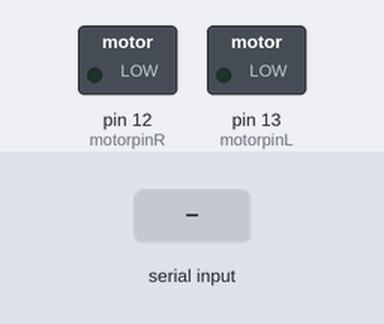
Simulated run of this sketch. Board: Arduino Uno, built with avr-gcc and run on an emulated ATmega328P. On the bench: switched loads named in the sketch (green lamp = pin HIGH). The inputs (shaded band) are chosen by the test bench.

Above: at 1.2 s.
1.3 s: "0" received over Serial
At 1.9 s:
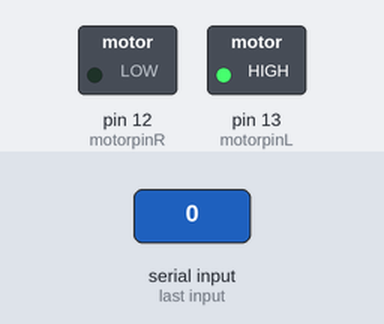
2.8 s: "1" received over Serial
At 4.0 s:
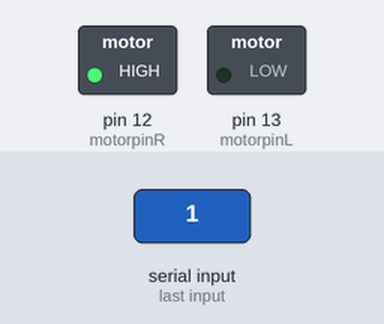
4.3 s: "2" received over Serial
At 5.4 s:
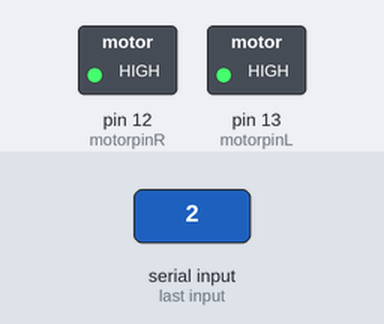
5.8 s: "3" received over Serial
At 6.5 s:
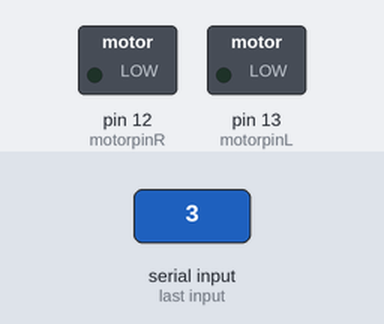
Timing chart, 0 to 8.3 s (numbered marks = the images above; inputs shaded):
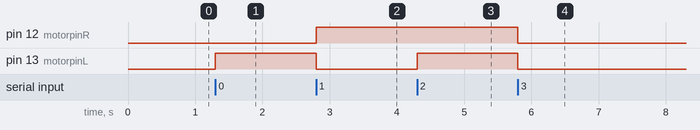

The sketch:

KEYBOARD_CAR.ino
```cpp
const int motorpinL = 13;
const int motorpinR = 12;
void setup()
{
  pinMode (motorpinL, OUTPUT);
  pinMode (motorpinR, OUTPUT);
  Serial.begin (9600);
}

void loop()
{
  if(Serial.available()>0)
  {
    char motorpinState = Serial.read();
    if(motorpinState == '0')
    {
      digitalWrite (motorpinL, HIGH);
      digitalWrite (motorpinR, LOW);
    }
    if(motorpinState == '1')
    {
      digitalWrite(motorpinL, LOW);
      digitalWrite(motorpinR, HIGH);
    }
    if(motorpinState == '2')
    {
      digitalWrite(motorpinL, HIGH);
      digitalWrite(motorpinR, HIGH);
    }
    if(motorpinState == '3')
    {
      digitalWrite(motorpinL, LOW);
      digitalWrite(motorpinR, LOW);
    }
  }
}
```

Measured:
- after the input at 1.3 s, pin 13 (motorpinL): LOW → HIGH at once
- after the input at 2.8 s, pin 12 (motorpinR): LOW → HIGH at once; pin 13 (motorpinL): HIGH → LOW at once
- after the input at 4.3 s, pin 13 (motorpinL): LOW → HIGH at once
- after the input at 5.8 s, pin 12 (motorpinR), pin 13 (motorpinL): HIGH → LOW at once
